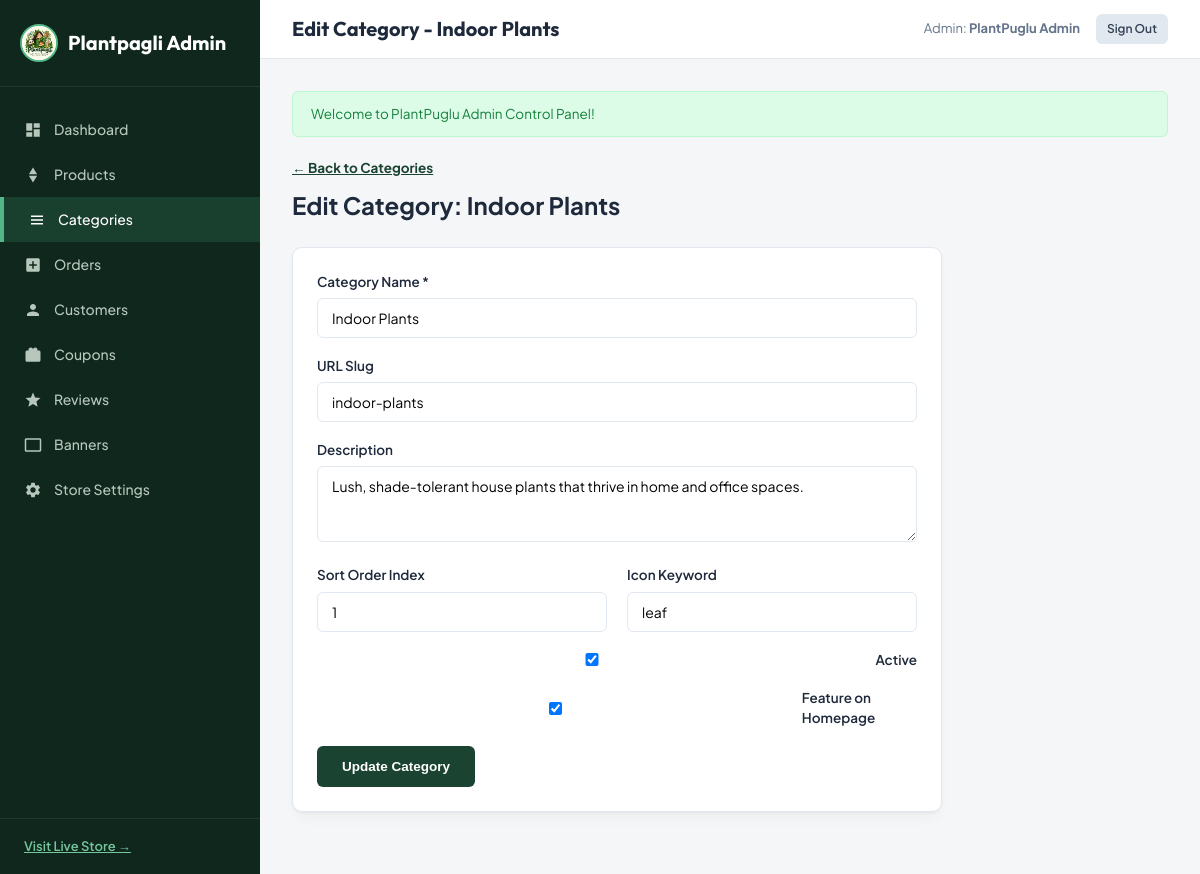
Page /admin/categories/edit/1 (signed in) on the committed database.
### tables this page shows
CREATE TABLE `users` (
  `id` INT UNSIGNED AUTO_INCREMENT PRIMARY KEY,
  `name` VARCHAR(150) NOT NULL,
  `email` VARCHAR(191) NOT NULL UNIQUE,
  `phone` VARCHAR(25) NULL,
  `password` VARCHAR(255) NOT NULL,
  `role` ENUM('customer', 'admin') NOT NULL DEFAULT 'customer',
  `status` ENUM('active', 'inactive', 'suspended') NOT NULL DEFAULT 'active',
  `remember_token` VARCHAR(100) NULL,
  `reset_token` VARCHAR(100) NULL,
  `reset_expires_at` DATETIME NULL,
  `created_at` TIMESTAMP DEFAULT CURRENT_TIMESTAMP,
  `updated_at` TIMESTAMP DEFAULT CURRENT_TIMESTAMP ON UPDATE CURRENT_TIMESTAMP,
  INDEX `idx_users_email` (`email`),
  INDEX `idx_users_role` (`role`)
);

CREATE TABLE `categories` (
  `id` INT UNSIGNED AUTO_INCREMENT PRIMARY KEY,
  `parent_id` INT UNSIGNED NULL,
  `name` VARCHAR(150) NOT NULL,
  `slug` VARCHAR(191) NOT NULL UNIQUE,
  `description` TEXT NULL,
  `image` VARCHAR(255) NULL,
  `icon` VARCHAR(100) NULL,
  `sort_order` INT DEFAULT 0,
  `is_active` TINYINT(1) DEFAULT 1,
  `is_featured` TINYINT(1) DEFAULT 0,
  `created_at` TIMESTAMP DEFAULT CURRENT_TIMESTAMP,
  `updated_at` TIMESTAMP DEFAULT CURRENT_TIMESTAMP ON UPDATE CURRENT_TIMESTAMP,
  FOREIGN KEY (`parent_id`) REFERENCES `categories` (`id`) ON DELETE SET NULL,
  INDEX `idx_cat_slug` (`slug`),
  INDEX `idx_cat_parent` (`parent_id`)
);

### views/admin/categories/edit.php (the view, shortened to what the rows shown need)
<div style="margin-bottom: 24px;">
    <a href="<?= url('/admin/categories') ?>" style="color: var(--primary); font-weight: 700; font-size: 13.5px;">&larr; Back to Categories</a>
    <h1 style="font-size: 24px; font-weight: 700; margin-top: 8px;">Edit Category: <?= e($category['name']) ?></h1>
</div>
<div class="card" style="max-width: 650px;">
    <div class="card-body">
        <form action="<?= url('/admin/categories/update/' . $category['id']) ?>" method="POST">
            <div class="form-group">
                <label>Category Name *</label>
                <input type="text" name="name" required value="<?= e($category['name']) ?>">
            </div>
            <div class="form-group">
                <label>URL Slug</label>
                <input type="text" name="slug" value="<?= e($category['slug']) ?>">
            </div>
            <div class="form-group">
                <label>Description</label>
                <textarea name="description" rows="3"><?= e($category['description'] ?? '') ?></textarea>
            </div>
            <div class="form-grid">
                <div class="form-group">
                    <label>Sort Order Index</label>
                    <input type="number" name="sort_order" value="<?= $category['sort_order'] ?>">
                </div>
                <div class="form-group">
                    <label>Icon Keyword</label>
                    <input type="text" name="icon" value="<?= e($category['icon'] ?? 'leaf') ?>">
                </div>
            </div>
            <div class="form-group">
                <label style="display:flex;align-items:center;gap:8px;cursor:pointer;">
                    <input type="checkbox" name="is_active" value="1" <?= $category['is_active'] ? 'checked' : '' ?>>
                    Active
                </label>
            </div>
            <div class="form-group">
                <label style="display:flex;align-items:center;gap:8px;cursor:pointer;">
                    <input type="checkbox" name="is_featured" value="1" <?= $category['is_featured'] ? 'checked' : '' ?>>
                    Feature on Homepage
                </label>
            </div>
            <button type="submit" class="btn btn-primary" style="padding: 12px 24px;">Update Category</button>
        </form>
    </div>
</div>

### core/Router.php (shortened to what the rows shown need)
<?php
class Router {
    private array $routes = [];
    public function add(string $method, string $path, array|callable $handler, array $middleware = []): self {
        $this->routes[] = [
            'method' => strtoupper($method),
            'path' => '/' . trim($path, '/'),
            'handler' => $handler,
            'middleware' => $middleware,
        ];
        return $this;
    }
    public function dispatch(string $uri, string $method): void {
        $uri = '/' . trim(parse_url($uri, PHP_URL_PATH) ?? '/', '/');
        $method = strtoupper($method);
        foreach ($this->routes as $route) {
            if ($route['method'] !== $method && $route['method'] !== 'ANY') {
                continue;
            }
            $pattern = preg_replace('/\{([a-zA-Z0-9_]+)\}/', '(?P<$1>[^/]+)', $route['path']);
            $pattern = '#^' . $pattern . '$#i';
            if (preg_match($pattern, $uri, $matches)) {
                $params = array_filter($matches, fn($k) => !is_numeric($k), ARRAY_FILTER_USE_KEY);
                $this->runMiddleware($route['middleware']);
                $this->executeHandler($route['handler'], $params);
                return;
            }
        }
    }
    private function runMiddleware(array $middlewares): void {
        foreach ($middlewares as $mw) {
            if ($mw === 'auth') {
                if (!Auth::check()) {
                    Session::flash('error', 'Please log in to continue.');
                    redirect('/login');
                }
            } elseif ($mw === 'admin') {
                if (!Auth::check() || !Auth::isAdmin()) {
                    Session::flash('error', 'Administrator access required.');
                    redirect('/login');
                }
            } elseif ($mw === 'guest') {
                if (Auth::check()) {
                    redirect('/');
                }
            }
        }
    }
    private function executeHandler(array|callable $handler, array $params): void {
        if (is_array($handler) && count($handler) === 2) {
            [$class, $action] = $handler;
            $controller = new $class();
            call_user_func_array([$controller, $action], $params);
            return;
        }
        throw new Exception("Invalid route handler definition.");
    }
}

### views/layouts/admin.php (shortened to what the rows shown need)
<?php
$user = Auth::user();
$currentUri = $_SERVER['REQUEST_URI'] ?? '';
?>
<!DOCTYPE html>
<html lang="en">
<head>
    <link rel="stylesheet" href="<?= asset('css/admin.css') ?>">
</head>
<body>
    <div class="admin-layout">
        <aside class="admin-sidebar">
            <div class="sidebar-brand">
                <img src="<?= asset('images/logo.png') ?>" alt="Plantpagli Logo" style="height:38px; width:38px; border-radius:50%; object-fit:cover; border:2px solid var(--accent); background:#fff; flex-shrink:0;">
                <span>Plantpagli Admin</span>
            </div>
            <ul class="sidebar-nav">
                <li>
                    <a href="<?= url('/admin') ?>" class="<?= $currentUri === '/admin' ? 'active' : '' ?>">
                        <svg viewBox="0 0 24 24"><path d="M3 13h8V3H3v10zm0 8h8v-6H3v6zm10 0h8V11h-8v10zm0-18v6h8V3h-8z"/></svg>
                        <span>Dashboard</span>
                    </a>
                </li>
                <li>
                    <a href="<?= url('/admin/products') ?>" class="<?= str_starts_with($currentUri, '/admin/products') ? 'active' : '' ?>">
                        <svg viewBox="0 0 24 24"><path d="M12 2l-5.5 9h11zM12 22l5.5-9h-11z"/></svg>
                        <span>Products</span>
                    </a>
                </li>
                <li>
                    <a href="<?= url('/admin/categories') ?>" class="<?= str_starts_with($currentUri, '/admin/categories') ? 'active' : '' ?>">
                        <svg viewBox="0 0 24 24"><path d="M4 6h16v2H4zm0 5h16v2H4zm0 5h16v2H4z"/></svg>
                        <span>Categories</span>
                    </a>
                </li>
                <li>
                    <a href="<?= url('/admin/orders') ?>" class="<?= str_starts_with($currentUri, '/admin/orders') ? 'active' : '' ?>">
                        <svg viewBox="0 0 24 24"><path d="M19 3H5c-1.1 0-2 .9-2 2v14c0 1.1.9 2 2 2h14c1.1 0 2-.9 2-2V5c0-1.1-.9-2-2-2zm-2 10h-4v4h-2v-4H7v-2h4V7h2v4h4v2z"/></svg>
                        <span>Orders</span>
                    </a>
                </li>
                <li>
                    <a href="<?= url('/admin/customers') ?>" class="<?= str_starts_with($currentUri, '/admin/customers') ? 'active' : '' ?>">
                        <svg viewBox="0 0 24 24"><path d="M12 12c2.21 0 4-1.79 4-4s-1.79-4-4-4-4 1.79-4 4 1.79 4 4 4zm0 2c-2.67 0-8 1.34-8 4v2h16v-2c0-2.66-5.33-4-8-4z"/></svg>
                        <span>Customers</span>
                    </a>
                </li>
                <li>
                    <a href="<?= url('/admin/coupons') ?>" class="<?= str_starts_with($currentUri, '/admin/coupons') ? 'active' : '' ?>">
                        <svg viewBox="0 0 24 24"><path d="M20 6h-2.18c.11-.31.18-.65.18-1 0-1.66-1.34-3-3-3-1.05 0-1.96.54-2.5 1.35l-.5.65-.5-.65C10.96 2.54 10.05 2 9 2 7.34 2 6 3.34 6 5c0 .35.07.69.18 1H4c-1.11 0-1.99.89-1.99 2L2 19c0 1.11.89 2 2 2h16c1.11 0 2-.89 2-2V8c0-1.11-.89-2-2-2z"/></svg>
                        <span>Coupons</span>
                    </a>
                </li>
                <li>
                    <a href="<?= url('/admin/reviews') ?>" class="<?= str_starts_with($currentUri, '/admin/reviews') ? 'active' : '' ?>">
                        <svg viewBox="0 0 24 24"><path d="M12 17.27L18.18 21l-1.64-7.03L22 9.24l-7.19-.61L12 2 9.19 8.63 2 9.24l5.46 4.73L5.82 21z"/></svg>
                        <span>Reviews</span>
                    </a>
                </li>
                <li>
                    <a href="<?= url('/admin/banners') ?>" class="<?= str_starts_with($currentUri, '/admin/banners') ? 'active' : '' ?>">
                        <svg viewBox="0 0 24 24"><path d="M21 3H3c-1.1 0-2 .9-2 2v14c0 1.1.9 2 2 2h18c1.1 0 2-.9 2-2V5c0-1.1-.9-2-2-2zm0 16H3V5h18v14z"/></svg>
                        <span>Banners</span>
                    </a>
                </li>
                <li>
                    <a href="<?= url('/admin/settings') ?>" class="<?= str_starts_with($currentUri, '/admin/settings') ? 'active' : '' ?>">
                        <span>Store Settings</span>
                    </a>
                </li>
            </ul>
            <div class="sidebar-footer">
                <a href="<?= url('/') ?>" target="_blank" style="color:#74c69d;font-weight:600;display:flex;align-items:center;gap:6px;">
                    <span>Visit Live Store &rarr;</span>
                </a>
            </div>
        </aside>
        <div class="admin-main">
            <header class="admin-topbar">
                <h2><?= e($title ?? 'Control Center') ?></h2>
                <div class="topbar-actions">
                    <span style="font-size:13px;color:var(--text-muted);">
                        Admin: <strong><?= e($user['name'] ?? 'Super Admin') ?></strong>
                    </span>
                    <a href="<?= url('/logout') ?>" class="btn btn-secondary btn-sm">Sign Out</a>
                </div>
            </header>
            <main class="admin-content">
                <?php if ($success = Session::getFlash('success')): ?>
                    <div class="alert alert-success">
                        <?= e($success) ?>
                    </div>
                <?php endif; ?>
                <?= $content ?>
            </main>
        </div>
    </div>
</body>
</html>

### rows in the picture
users: name "PlantPuglu Admin"
categories: name "Indoor Plants", slug "indoor-plants", description "Lush, shade-tolerant house plants that thrive in home and office spaces.", sort_order "1", icon "leaf", is_active "☑", is_featured "☑"
